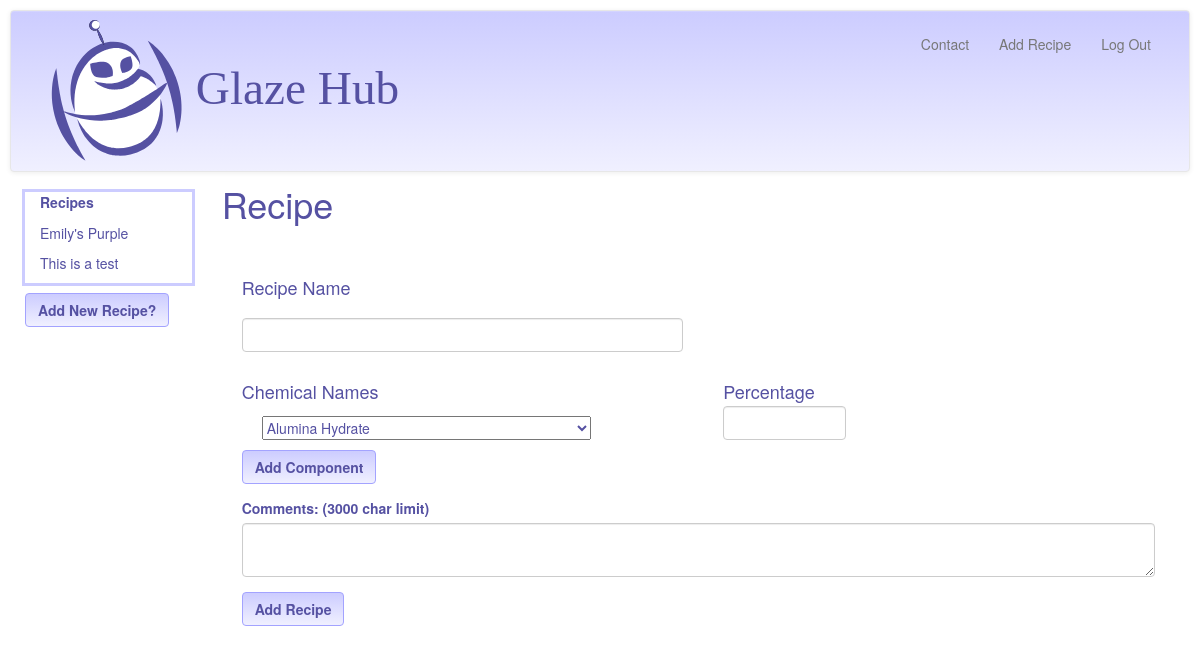
Page /addRecipe/1 (signed in) on the earlier database version.
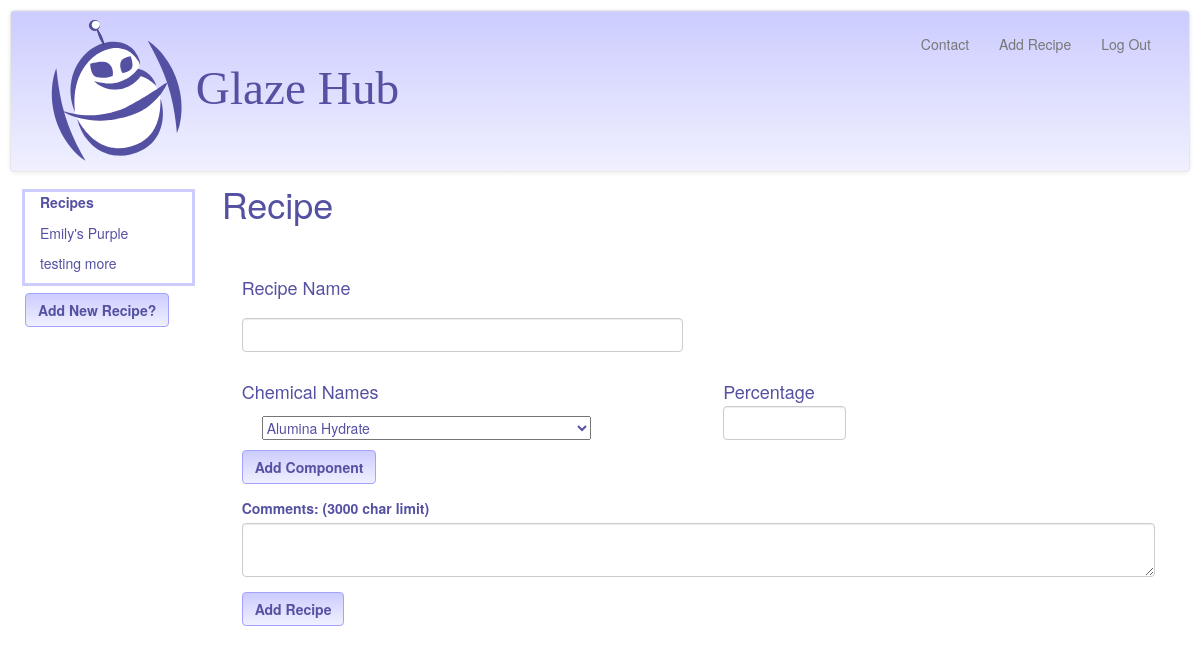
Same page on the later database version.
### model.py (models this page shows, shortened)
class Recipe(Base):
	__tablename__ = "recipes"
	id = Column(Integer, primary_key = True)
	recipe_name = Column(String (120))
	user_id = Column(Integer, ForeignKey('users.id'))
	user_notes = Column(String (3000), nullable = True)
	user = relationship("User", backref = backref("recipes", order_by=id))
	@classmethod
	def getRecipeNamesByUserID(cls, user_id):
		return session.query(Recipe).filter_by(user_id = user_id).all()

### glazehub.py (the view)
@app.route("/addRecipe/<int:userViewID>", methods=['GET'])
def showRecipeAddForm(userViewID):
	userLoginID = session["user_id"]
	recipe_name = ""
	if userLoginID != int(userViewID):
		flash ("Invalid User ID. Here are your recipes. 2")
		userViewID = userLoginID
		recipes = model.Recipe.getRecipeNamesByUserID(userLoginID)
		return render_template("user_recipes.html", user_id = userViewID, display_recipes = recipes)
	else:
		display_recipes = showUserRecipeList(userViewID)
		chems = model.session.query(model.Chem).all()
		chemNames = [chem.chem_name for chem in chems]
		components = []
	return render_template("add_recipe.html", chem_names = chemNames, user_id = userViewID,
			display_recipes= display_recipes, recipe_name = recipe_name, components = components)

### glazehub.py (called while the page is built)
def showUserRecipeList(userViewID):
	userLoginID = session["user_id"]
	if userLoginID != int(userViewID):
		flash ("Invalid User ID. Here are your recipes. 3")
		userViewID = userLoginID
		recipes = model.Recipe.getRecipeNamesByUserID(userLoginID)
		return recipes
	else:
		recipes = model.Recipe.getRecipeNamesByUserID(userViewID)
		return recipes

### templates/add_recipe.html (shortened to what this page needs)
{% extends 'base2.html' %}
{% block body %}
<div class = "col-sm-2">
	<div class = "col-sm-12" id = "recipe_list" style="outline: 3px solid #ccccff; margin-bottom:10px" >
    	<label class = "control-label" for="userRecipes">
			Recipes
		</label>
		{% for recipe in display_recipes %}
		<ul style = "margin-top: 6px" id="recipe_names">
			<a id = "recipe_links" href = "/recipecomps/{{ recipe.user_id }} /{{recipe.recipe_name }}">
				<li>{{ recipe.recipe_name }}</li></a>
		</ul>
		{% endfor %}
	</div>
	<div class = "row" id = "add_recipe_button">
		<div class = "col-sm-2">
			<a href = "/addRecipe/{{user_id}}">
			<button class ="btn btn-GH" type = "submit" id = "add_recipe">
					<strong>Add New Recipe?</strong></button>
			</a>
		</div>
	</div>
</div>
<div class = "col-sm-10" id = "recipe_section" style="margin-top:-2em">
	<h1>Recipe</h1>
	<div id = "compTemplate">
		<div class = "col-sm-6" style = "margin:5px">
		    <select name="chem">
				{% for chem in chem_names %}
					<option value="{{ chem }}">{{ chem }}</option>
				{% endfor %}
			</select>
		</div>
		<div class = "col-sm-2" style = "margin-top:-10px">
			<input class = "form-control" type = "text" id = "percentage"
					name="percentage"/>
		</div>
	</div>
	<form method=post>
		<div class = "row">
			<div class = "form-group" id = "recipename">
				<div class = "col-sm-6">
					<label class = "control-label" for="recipename" id ="recipename">
						<h4>Recipe Name</h4>
					</label>
					<input class = "form-control" type = "text" id = "recipename"
						name="recipename" />
				</div>
			</div>
		</div>
		<div id = "chemicals">
		<div class = "row">
			<div class = "col-sm-6">
				<h4>Chemical Names</h4>
			</div>
			<div class = "col-sm-2" style="margin-left:10px">
				<h4>Percentage</h4>
			</div>
		</div>
			<div id = "chems_percents_tbl">
			<div class = "col-sm-8" style = "margin-left:10px">
				<div class ="row">
					<button id = "add_component" class ="btn btn-GH" style="margin-top:5px; margin-left:-10px" ><strong>Add Component</strong>
					</button>
				</div>
			</div>
			<div class = "row" id = "addNotes">
			<label class = "col-sm-8 control-label" for="userCommentslbl" id ="userCommentslbl" style = "margin-top:1em">
				Comments: (3000 char limit)
			</label>
			</div>
			<div class = "row">
				<div class = "col-sm-12" id = "userComments">
					<textarea class = "form-control" name = "usercomments" type = "text" maxlength = "3000", id = "usercomments" style = " margin-bottom:10px"></textarea>
				</div>
			</div>
				<div class = "col-sm-8">
					<div class = "row">
							<button class ="btn btn-GH" style="margin-top:5px; " type = "submit" id = "add_recipe" value="Add Recipe">
							<strong>Add Recipe</strong>
							</button>
					</div>
				</div>
		</div>
	</form>
</div>
{% endblock %}

### templates/base2.html (shortened to what this page needs)
<html>
    <head>
        <link rel="stylesheet" href="/static/css/bootstrap.css" />
        <link rel="stylesheet" href="/static/css/style.css" />
    </head>
    <body>
        <div class="navbar navbar-default">
            <div class="container-fluid">
                <div class="navbar-header">
                    <img class = "header_logo" src="/static/img/ghlogo1114.svg"><a class="navbar-brand" href="/"></a>
                </div>
                <div class="navbar-collapse collapse">
                    <ul class="nav navbar-nav navbar-right">
                        <li ><a href="mailto:marlenehirose@gmail.com">Contact</a></li>
                        {% if session["user_id"] %}
                            <li><a href = "/addRecipe/{{user_id}}">Add Recipe</a><li>
                            <li ><a href="/logout"> {{"Log Out"}} </a></li>
                        {% else %}
                             <li ><a href="/calculateRecipe">Calculator</a></li>
                            <li ><a href="/login">{{"Log In"}}</a></li>
                        {% endif %}
                    </ul>
                </div>
            </div>
        </div>
        {% block body %}{% endblock %}
    </body>
</html>

### static/css/style.css (style rules this page uses)
a:link { color:#5551a2; }
.header_logo { width: 350px; }
body { margin:10px; font-family: "Helvetica Neue", Helvetica, "Segoe UI", Arial, freesans, sans-serif; color:#5551a2; }
div#recipename { margin:20px; }
div#chemicals { margin:20px; }
#compTemplate { visibility: hidden; }
div#recipe_list { overflow: scroll; }
a#recipe_links { text-decoration: none; }
ul#recipe_names { list-style-type: none; padding:0 0px; }
input { height:3em; margin-top: 5px; }
.navbar-default { background-image: -webkit-linear-gradient(top, #ccccff 0%, #f0f0ff 100%); background-image: -o-linear-gradient(top, #ccccff 0%, #f0f0ff 100%); background-image: -webkit-gradient(linear, left top, left bottom, from(#ccccff), to(#f0f0ff)); background-image: linear-gradient(to bottom, #ccccff 0%, #f0f0ff 100%); filter: progid:DXImageTransform.Microsoft.gradient(startColorstr='#ccccffccccffff', endColorstr='#ccccff0f0ff', GradientType=0); filter: progid:DXImageTransform.Microsoft.gradient(enabled = false); background-repeat: repeat-x; border-radius: 4px; padding:8px; -webkit-box-shadow: inset 0 1px 0 rgba(255, 255, 255, .15), 0 1px 5px rgba(0, 0, 0, .075); box-shadow: inset 0 1px 0 rgba(255, 255, 255, .15), 0 1px 5px rgba(0, 0, 0, .075); }
.btn-GH { background-image: -webkit-linear-gradient(top, #ccccff 0%, #f0f0ff 100%); background-image: -o-linear-gradient(top, #ccccff 0%, #f0f0ff 100%); background-image: -webkit-gradient(linear, left top, left bottom, from(#ccccff), to(#f0f0ff)); background-image: linear-gradient(to bottom, #ccccff 0%, #f0f0ff 100%); filter: progid:DXImageTransform.Microsoft.gradient(startColorstr='#ffccccff', endColorstr='#fff0f0ff', GradientType=0); filter: progid:DXImageTransform.Microsoft.gradient(enabled = false); background-repeat: repeat-x; border-color: #a3a3ff; color:#5551a2; }

Differences in the rows shown:
removed Recipe: recipe_name "This is a test"
now on this page (row edited): Recipe: recipe_name "testing more"
